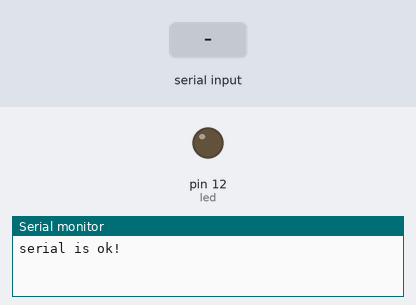
The sketch below on a simulated Arduino Leonardo, built with avr-gcc and run on an emulated ATmega32U4. Shown: output pins drawn as LEDs (lit = HIGH), the last lines printed to the serial monitor. Inputs (shaded band) come from the test bench.

Above: at 1.2 s.
1.3 s: byte 11 (11) received over Serial
At 1.6 s:
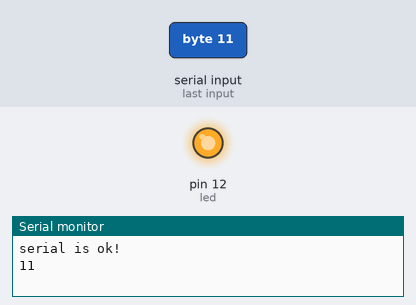
Timing chart, 0 to 4.3 s (numbered marks = the images above; inputs shaded):
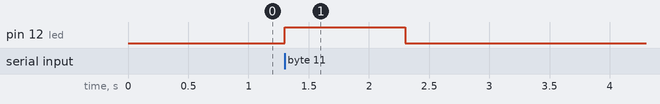

The sketch:

VocCtrlLight.ino
```cpp
int led = 12;
void setup() {
  // put your setup code here, to run once:
  pinMode(led, OUTPUT);
  Serial.begin(9600);
  while (!Serial) {
    ;// wait for serial port to connect. Needed for Leonardo only
  }
  Serial.println("serial is ok!");
}

void loop() {
  // put your main code here, to run repeatedly:
  if (Serial.available() > 0) {
    int choice = Serial.read();
    Serial.println(choice, DEC);
    if (choice == 11) {
      digitalWrite(led, HIGH);
      delay(1000);
      digitalWrite(led, LOW);
   }
  }
}
```

Measured:
- after the input at 1.3 s, pin 12 (led): LOW → HIGH at once, → LOW 1.0 s later
